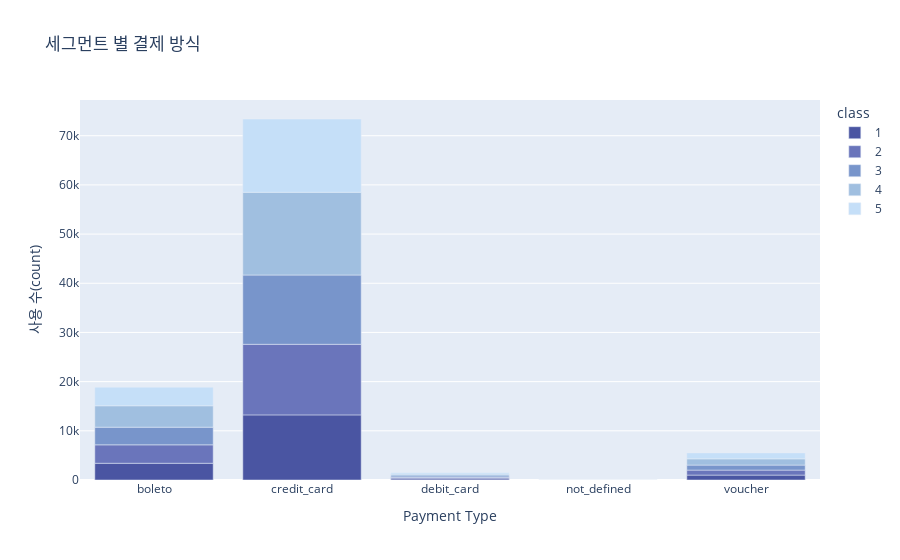

This figure's notebook cell:
### Code cell
colors = ['#4A55A2', '#6A75BB', '#7895CB', '#A0BFE0', '#C5DFF8']

fig = px.bar(rfm_payment, 
             x='payment_type', 
             y='Counts', 
             color='class',
             title='세그먼트 별 결제 방식',
             labels={'payment_type': 'Payment Type', 'Counts': '사용 수(count)'},
             color_discrete_sequence=colors)
fig.show()

### Figure 1 — Plotly figure (JSON) as saved in the notebook; plotly's stock layout.template omitted (floating-point values rounded to 4 significant figures)
{"data": [{"alignmentgroup": "True", "hovertemplate": "class=1<br>Payment Type=%{x}<br>사용 수(count)=%{y}<extra></extra>", "legendgroup": "1", "marker": {"color": "#4A55A2", "pattern": {"shape": ""}}, "name": "1", "offsetgroup": "1", "orientation": "v", "showlegend": true, "textposition": "auto", "type": "bar", "x": ["boleto", "credit_card", "debit_card", "not_defined", "voucher"], "xaxis": "x", "y": [3400, 13238, 241, 1, 997], "yaxis": "y"}, {"alignmentgroup": "True", "hovertemplate": "class=2<br>Payment Type=%{x}<br>사용 수(count)=%{y}<extra></extra>", "legendgroup": "2", "marker": {"color": "#6A75BB", "pattern": {"shape": ""}}, "name": "2", "offsetgroup": "2", "orientation": "v", "showlegend": true, "textposition": "auto", "type": "bar", "x": ["boleto", "credit_card", "debit_card", "voucher"], "xaxis": "x", "y": [3751, 14351, 270, 1016], "yaxis": "y"}, {"alignmentgroup": "True", "hovertemplate": "class=3<br>Payment Type=%{x}<br>사용 수(count)=%{y}<extra></extra>", "legendgroup": "3", "marker": {"color": "#7895CB", "pattern": {"shape": ""}}, "name": "3", "offsetgroup": "3", "orientation": "v", "showlegend": true, "textposition": "auto", "type": "bar", "x": ["boleto", "credit_card", "debit_card", "voucher"], "xaxis": "x", "y": [3588, 14086, 309, 1016], "yaxis": "y"}, {"alignmentgroup": "True", "hovertemplate": "class=4<br>Payment Type=%{x}<br>사용 수(count)=%{y}<extra></extra>", "legendgroup": "4", "marker": {"color": "#A0BFE0", "pattern": {"shape": ""}}, "name": "4", "offsetgroup": "4", "orientation": "v", "showlegend": true, "textposition": "auto", "type": "bar", "x": ["boleto", "credit_card", "debit_card", "not_defined", "voucher"], "xaxis": "x", "y": [4353, 16812, 364, 1, 1275], "yaxis": "y"}, {"alignmentgroup": "True", "hovertemplate": "class=5<br>Payment Type=%{x}<br>사용 수(count)=%{y}<extra></extra>", "legendgroup": "5", "marker": {"color": "#C5DFF8", "pattern": {"shape": ""}}, "name": "5", "offsetgroup": "5", "orientation": "v", "showlegend": true, "textposition": "auto", "type": "bar", "x": ["boleto", "credit_card", "debit_card", "voucher"], "xaxis": "x", "y": [3765, 14912, 269, 1206], "yaxis": "y"}], "layout": {"barmode": "relative", "legend": {"title": {"text": "class"}, "tracegroupgap": 0}, "title": {"text": "세그먼트 별 결제 방식"}, "xaxis": {"anchor": "y", "domain": [0, 1], "title": {"text": "Payment Type"}}, "yaxis": {"anchor": "x", "domain": [0, 1], "title": {"text": "사용 수(count)"}}}}
